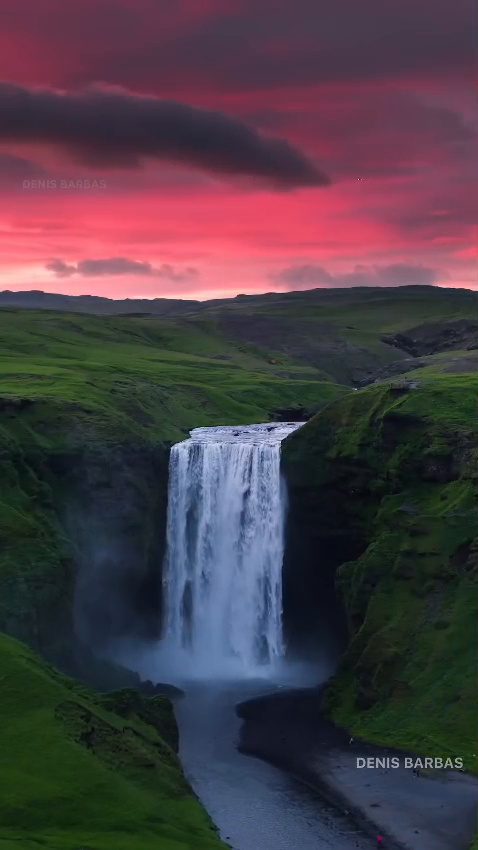
#> input picture frame 52 of video.mp4, 478 x 850 px
$ jupyter execute Reading_Video.ipynb
#> lines starting #> are read from the running program, lines starting #| are printed output that depends on the picture
#### Reading Video
##### A video is a sequence of frames (images) displayed rapidly. In OpenCV, a video is read frame by frame usin the VideoCapture() function.

[cell 1]
import cv2
import matplotlib.pyplot as plt
import numpy as np
import pandas as pd

[cell 2]
import cv2
import matplotlib.pyplot as plt
from IPython.display import display, clear_output

video = cv2.VideoCapture("video.mp4")

while video.isOpened():

    ret, frame = video.read()
#> frame is the input picture: shape (850, 478, 3); mean B, G, R 69.1, 60.7, 73.8

    if not ret:
        break

    # Resize frame
    frame = cv2.resize(frame, (800,720))
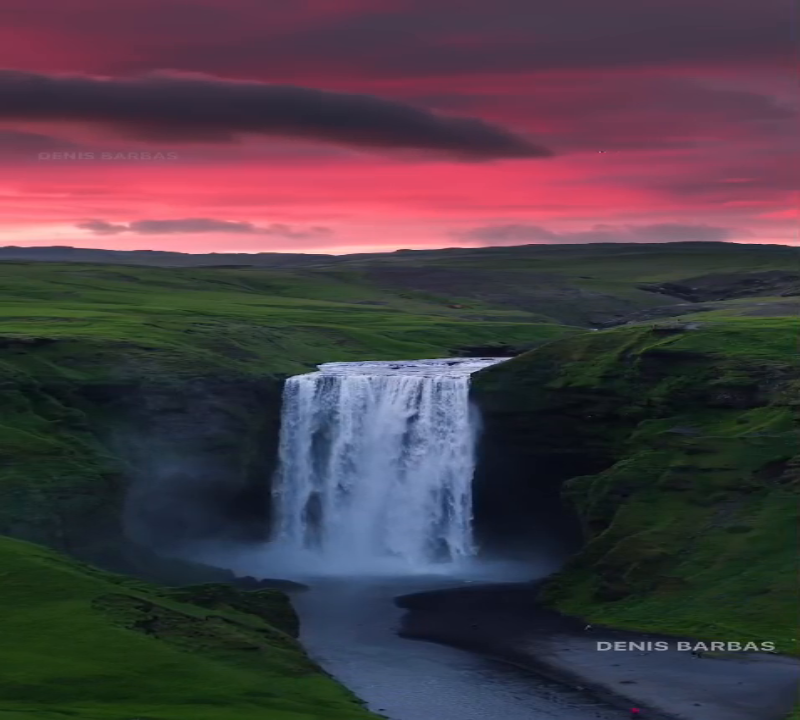
#> frame: shape (720, 800, 3); mean B, G, R 69, 60.6, 73.7

    # Convert BGR → RGB
    frame = cv2.cvtColor(frame, cv2.COLOR_BGR2RGB)

    # Display frame
    clear_output(wait=True)
    plt.imshow(frame)
#> (this line was passed over: IPython is not available in this run)
    plt.axis("off")
#> (this line was passed over: IPython is not available in this run)
    display(plt.gcf())
#> (this line was passed over: IPython is not available in this run)
    plt.close()

video.release()


$ run again, starting later in the video
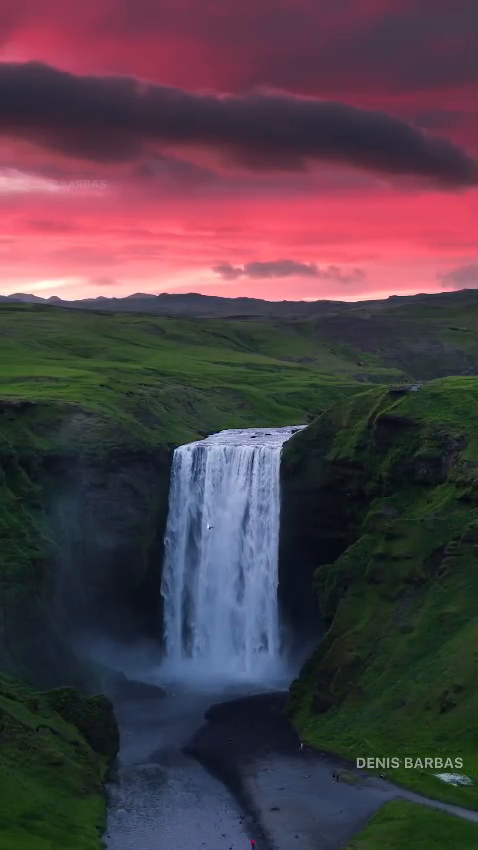
#> input picture frame 234 of video.mp4, 478 x 850 px
#> frame is the input picture: shape (850, 478, 3); mean B, G, R 70.8, 62.5, 79.1
#> `frame = cv2.resize(frame, (800,720))`:
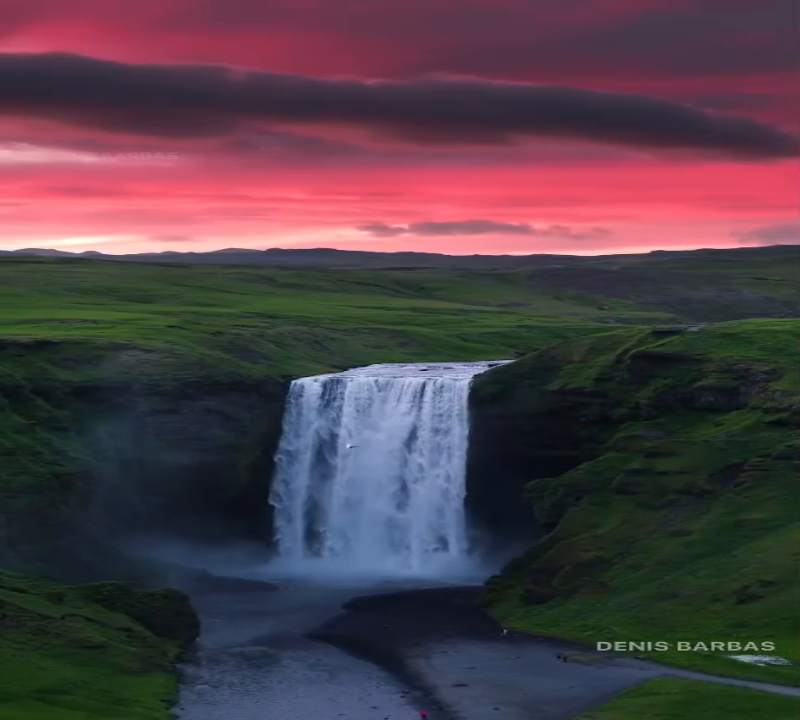
#> frame: shape (720, 800, 3); mean B, G, R 70.7, 62.4, 79

$ run again, starting later in the video
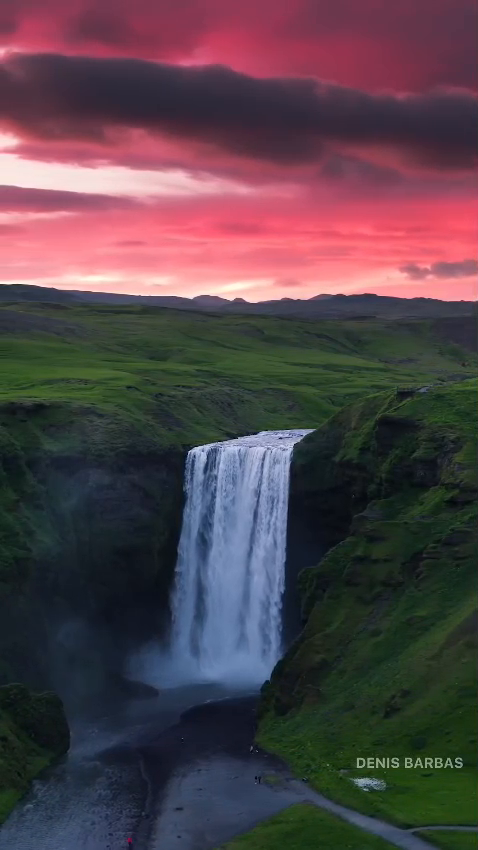
#> input picture frame 417 of video.mp4, 478 x 850 px
#> frame is the input picture: shape (850, 478, 3); mean B, G, R 73.3, 66.6, 83.1
#> `frame = cv2.resize(frame, (800,720))`:
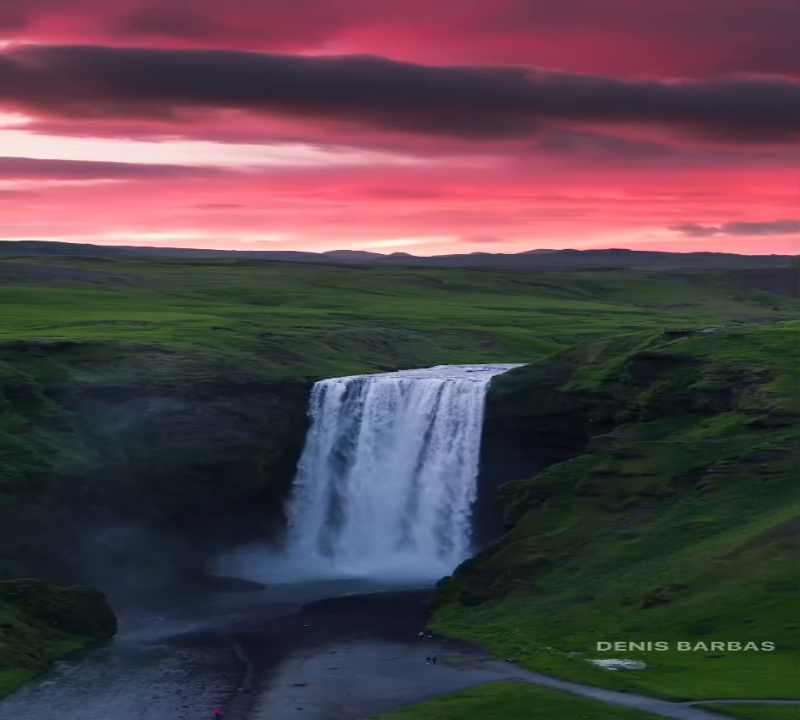
#> frame: shape (720, 800, 3); mean B, G, R 73.2, 66.5, 83
